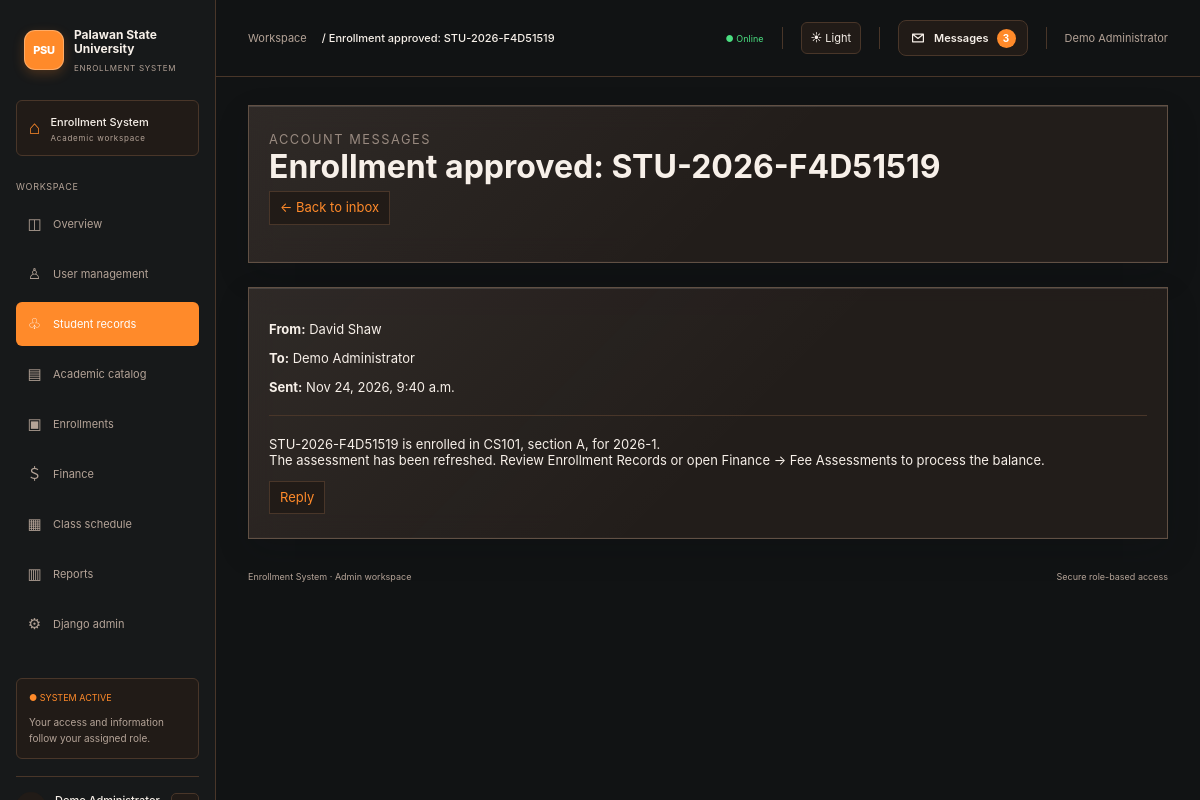
The page /students/messages/21/ (signed in) on the database its author committed.
### students/models.py (models this page shows, shortened)
class DirectMessage(models.Model):
    sender = models.ForeignKey(
        settings.AUTH_USER_MODEL,
        null=True,
        blank=True,
        on_delete=models.SET_NULL,
        related_name='sent_direct_messages',
    )
    recipient = models.ForeignKey(
        settings.AUTH_USER_MODEL,
        on_delete=models.CASCADE,
        related_name='received_direct_messages',
    )
    subject = models.CharField(max_length=150)
    body = models.TextField()
    created_at = models.DateTimeField(auto_now_add=True)
    read_at = models.DateTimeField(null=True, blank=True)
    class Meta:
        ordering = ('-created_at',)

### students/views.py (the view)
# urls.py: path('messages/<int:message_id>/', views.message_detail, name='message_detail'),
@login_required
def message_detail(request, message_id):
    direct_message = get_object_or_404(
        DirectMessage.objects.select_related('sender', 'recipient').filter(
            Q(sender=request.user) | Q(recipient=request.user)
        ),
        pk=message_id,
    )
    if direct_message.recipient_id == request.user.pk and direct_message.read_at is None:
        direct_message.read_at = timezone.now()
        direct_message.save(update_fields=('read_at',))
    from enrollments.models import EnrollmentRequest
    enrollment_request = EnrollmentRequest.objects.select_related(
        'offering__instructor'
    ).filter(notification_message=direct_message).first()
    return render(request, 'students/messages/detail.html', {
        'title': direct_message.subject,
        'direct_message': direct_message,
        'enrollment_request': enrollment_request,
        'can_accept_enrollment_request': (
            enrollment_request is not None
            and enrollment_request.status == 'pending'
            and enrollment_request.offering.instructor_id == request.user.pk
            and has_role(request.user, 'Instructor')
        ),
    })

### config/context_processors.py (called while the page is built, shortened)
def account_roles(request):
    path_parts = request.path.strip('/').split('/')
    active_section = path_parts[0]
    if path_parts[:2] == ['students', 'users']:
        active_section = 'users'
    roles = list(request.user.groups.filter(name__in=ROLE_NAMES).values_list('name', flat=True))
    if request.user.is_superuser and 'Admin' not in roles:
        roles.append('Admin')
    return {
        'user_roles': roles,
        'is_system_admin': request.user.is_superuser,
        'active_section': active_section,
        'unread_message_count': DirectMessage.objects.filter(
            recipient=request.user,
            read_at__isnull=True,
        ).count(),
    }

### templates/students/messages/detail.html (shortened to what this page needs)
{% extends 'base.html' %}
{% block content %}
<section class="page-header">
    <p class="eyebrow">Account messages</p>
    <h1>{{ direct_message.subject }}</h1>
    <p><a href="{% url 'message_inbox' %}">← Back to inbox</a></p>
</section>
<article class="table-card message-detail">
    <p><strong>From:</strong> {% if direct_message.sender %}{{ direct_message.sender.get_full_name|default:direct_message.sender.username }}{% else %}Deleted account{% endif %}</p>
    <p><strong>To:</strong> {{ direct_message.recipient.get_full_name|default:direct_message.recipient.username }}</p>
    <p><strong>Sent:</strong> {{ direct_message.created_at|date:"M j, Y, g:i a" }}</p>
    <hr>
    <div class="message-body">{{ direct_message.body|linebreaks }}</div>
    {% if direct_message.recipient_id == user.pk and direct_message.sender %}
    <a class="message-reply" href="{% url 'message_compose' %}?to={{ direct_message.sender_id }}">Reply</a>
    {% endif %}
</article>
{% endblock %}

### templates/base.html (shortened to what this page needs)
{% load static %}
<!DOCTYPE html>
<html lang="en">
<head>
    <link rel="stylesheet" href="{% static 'css/styles.css' %}?v=20261124-square-dashboards">
</head>
<body class="{% block body_class %}{% endblock %}" data-role="{{ user_roles.0|default:'Student' }}" data-system-admin="{{ is_system_admin|yesno:'true,false' }}">
    {% if not is_system_admin or request.resolver_match.url_name != 'home' %}
    <div class="app-layout">
        <aside class="app-sidebar">
            <a class="app-brand" href="{% url 'home' %}">
                <span class="app-brand-icon">PSU</span>
                <span class="app-brand-copy"><strong class="app-brand-name">Palawan State<br>University</strong><small>ENROLLMENT SYSTEM</small></span>
            </a>
            <div class="app-campus">
                <span class="app-campus-icon">⌂</span>
                <span><strong>Enrollment System</strong><small>Academic workspace</small></span>
            </div>
            <p class="app-nav-title">WORKSPACE</p>
            <nav class="app-navigation" aria-label="Main navigation">
                {% if user.is_authenticated %}
                <a class="{% if active_section == '' %}active{% endif %}" href="{% url 'home' %}"><span class="app-nav-icon">◫</span>Overview</a>
                {% if is_system_admin %}
                <a class="{% if active_section == 'users' %}active{% endif %}" href="{% url 'user_management' %}"><span class="app-nav-icon">♙</span>User management</a>
                {% endif %}
                {% if 'Admin' in user_roles or 'Registrar' in user_roles or 'Student' in user_roles %}
                <a class="{% if active_section == 'students' %}active{% endif %}" href="{% if 'Student' in user_roles and 'Registrar' not in user_roles and 'Admin' not in user_roles %}{% url 'student_profile' %}{% else %}{% url 'students_home' %}{% endif %}"><span class="app-nav-icon">♧</span>{% if is_system_admin %}Student records{% else %}Students{% endif %}</a>
                {% endif %}
                {% if 'Admin' in user_roles or 'Registrar' in user_roles or 'Instructor' in user_roles %}
                <a class="{% if active_section == 'academics' %}active{% endif %}" href="{% url 'academics_home' %}"><span class="app-nav-icon">▤</span>{% if is_system_admin %}Academic catalog{% else %}Academics{% endif %}</a>
                {% endif %}
                {% if 'Admin' in user_roles or 'Registrar' in user_roles or 'Instructor' in user_roles or 'Student' in user_roles %}
                <a class="{% if active_section == 'enrollments' %}active{% endif %}" href="{% url 'enrollments_home' %}"><span class="app-nav-icon">▣</span>Enrollments</a>
                {% endif %}
                {% if 'Admin' in user_roles or 'Cashier' in user_roles or 'Student' in user_roles %}
                <a class="{% if active_section == 'finance' %}active{% endif %}" href="{% url 'finance_home' %}"><span class="app-nav-icon">＄</span>Finance</a>
                {% endif %}
                {% if 'Admin' in user_roles or 'Registrar' in user_roles or 'Instructor' in user_roles or 'Student' in user_roles %}
                <a class="{% if active_section == 'scheduling' %}active{% endif %}" href="{% url 'scheduling_home' %}"><span class="app-nav-icon">▦</span>{% if is_system_admin %}Class schedule{% else %}Scheduling{% endif %}</a>
                {% endif %}
                {% if 'Admin' in user_roles or 'Registrar' in user_roles or 'Cashier' in user_roles or 'Student' in user_roles %}
                <a class="{% if active_section == 'reports' %}active{% endif %}" href="{% url 'reports_home' %}"><span class="app-nav-icon">▥</span>Reports</a>
                {% endif %}
                {% if is_system_admin %}
                <a href="{% url 'admin:index' %}"><span class="app-nav-icon">⚙</span>Django admin</a>
                {% endif %}
                {% else %}
                <a class="{% if active_section == 'accounts' %}active{% endif %}" href="{% url 'login' %}"><span class="app-nav-icon">↪</span>Log in</a>
                <a href="{% url 'register' %}"><span class="app-nav-icon">＋</span>Student registration</a>
                {% endif %}
            </nav>
            <div class="app-sidebar-bottom">
                <div class="app-system-note">
                    <span class="app-live">● SYSTEM ACTIVE</span>
                    <small>Your access and information follow your assigned role.</small>
                </div>
                {% if user.is_authenticated %}
                <div class="app-profile">
                    <span class="app-avatar">{{ user.get_username|first|upper }}</span>
                    <span class="app-profile-name"><strong>{{ user.get_full_name|default:user.username }}</strong><small>{{ user_roles.0|default:"User" }}</small></span>
                    <form action="{% url 'logout' %}" method="post">
                        <button class="app-logout" type="submit" aria-label="Sign out of your account" title="Sign out">↗</button>
                    </form>
                </div>
                {% endif %}
            </div>
        </aside>
        <div class="app-shell">
            <header class="app-topbar">
                <div class="app-breadcrumb">Workspace <b>/ {{ title|default:"Overview" }}</b></div>
                <div class="app-top-right"><span class="app-online">● Online</span><button class="app-theme-toggle" type="button" data-theme-toggle aria-label="Switch to light mode" aria-pressed="false">☀ Light</button>{% if user.is_authenticated %}{% include 'includes/message_notifications.html' %}<span>{{ user.get_full_name|default:user.username }}</span>{% endif %}</div>
            </header>
            <main class="container app-content">
    {% endif %}
                {% block content %}{% endblock %}
    {% if not is_system_admin or request.resolver_match.url_name != 'home' %}
                <footer class="app-footer"><span>Enrollment System · {{ user_roles.0|default:"User" }} workspace</span><span>Secure role-based access</span></footer>
            </main>
        </div>
    </div>
    {% endif %}
</body>
</html>

### rows shown on the page
DirectMessage: subject "Enrollment approved: STU-2026-F4D51519", sender.get_full_name "David Shaw", recipient.get_full_name "Demo Administrator", created_at "Nov 24, 2026, 9:40 a.m.", body "STU-2026-F4D51519 is enrolled in CS101, section A, for 2026-1. The assessment has been refreshed. Review Enrollment Records or open Finance → Fee Assessments to process the balance."

### other values the page prints
{{ unread_message_count }} "3"
{{ user.get_full_name|default:user.username }} "Demo Administrator"
{{ user_roles.0|default:"User" }} "Admin"
